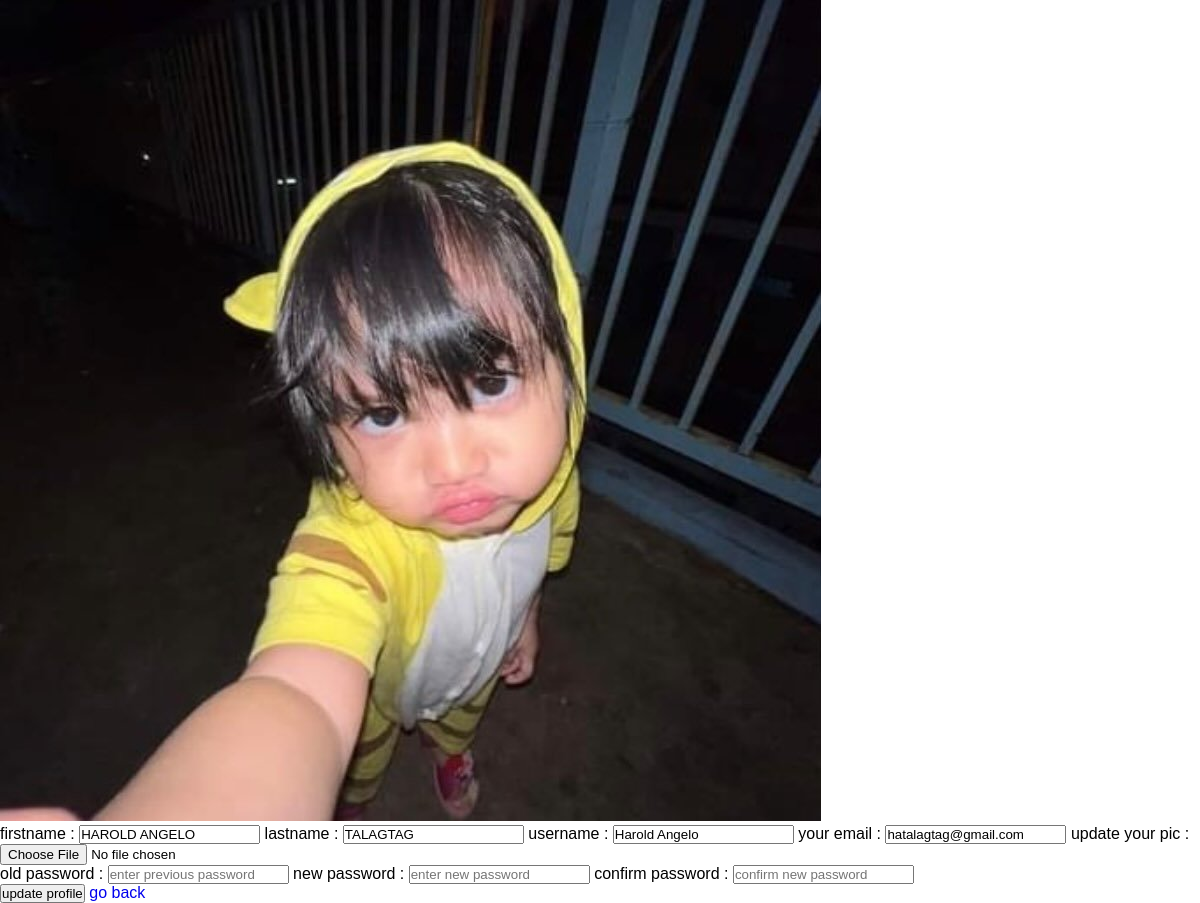
The app's page /Homepage/updateprofile.php (signed in) with its own data.
### tables this page shows
CREATE TABLE `usertable` (
  `userid` int(11) NOT NULL,
  `firstname` varchar(60) NOT NULL,
  `lastname` varchar(60) NOT NULL,
  `user_email` varchar(60) NOT NULL,
  `username` varchar(60) NOT NULL,
  `phonenumber` varchar(60) NOT NULL,
  `token_verified` varchar(100) NOT NULL,
  `status_verified` tinyint(2) NOT NULL DEFAULT 0 COMMENT '0- not verified 1-verified',
  `password` varchar(60) NOT NULL,
  `image` longblob NOT NULL,
  `usertype` varchar(6) NOT NULL,
  `datecreated` timestamp NOT NULL DEFAULT current_timestamp(),
  `is_notified` int(11) DEFAULT 0 COMMENT '0 - not notified\r\n1 - notified',
  `code` mediumint(50) NOT NULL,
  `status` text NOT NULL
);

### Homepage/updateprofile.php (the view, shortened to what this page needs)
<?php
include 'config.php';
$user_id = $_SESSION['user_id'];
?>
<!DOCTYPE html>
<html lang="en">
<head>
   <link rel="stylesheet" href="../assets/css/style.css">
</head>
<body>
<div class="update-profile">
   <?php
      $select = mysqli_query($conn, "SELECT * FROM `usertable` WHERE userid = '$user_id'") or die('query failed');
      if(mysqli_num_rows($select) > 0){
         $fetch = mysqli_fetch_assoc($select);
      }
   ?>
   <form action="" method="post" enctype="multipart/form-data">
      <?php
         if($fetch['image'] == ''){
            echo '<img src="images/default-avatar.png">';
         }else{
            echo '<img src="uploaded_img/'.$fetch['image'].'">';
         }
      ?>
      <div class="flex">
         <div class="inputBox">
            <span>firstname :</span>
            <input type="text" name="update_firstname" value="<?php echo $fetch['firstname']; ?>" class="box">
            <span>lastname :</span>
            <input type="text" name="update_lastname" value="<?php echo $fetch['lastname']; ?>" class="box">
            <span>username :</span>
            <input type="text" name="update_username" value="<?php echo $fetch['username']; ?>" class="box">
            <span>your email :</span>
            <input type="email" name="update_email" value="<?php echo $fetch['user_email']; ?>" class="box">
            <span>update your pic :</span>
            <input type="file" name="update_image" accept="image/jpg, image/jpeg, image/png" class="box">
         </div>
         <div class="inputBox">
            <span>old password :</span>
            <input type="password" name="update_pass" placeholder="enter previous password" class="box">
            <span>new password :</span>
            <input type="password" name="new_pass" placeholder="enter new password" class="box">
            <span>confirm password :</span>
            <input type="password" name="confirm_pass" placeholder="confirm new password" class="box">
         </div>
      </div>
      <input type="submit" value="update profile" name="update_profile" class="btn">
      <a href="userpage.php" class="delete-btn">go back</a>
   </form>
</div>
</body>
</html>

### assets/css/style.css (style rules this page uses)
* { margin: 0; padding: 0; box-sizing: border-box; font-family: 'Poppins', sans-serif; transition: .2s linear; list-style: none; }
html, body { display: grid; height: 100%; background: linear-gradient(180deg, #5AB9EA 0%, #8860D0 57.03%); background-image: url(/assets/images/homepage.JPG); background-size: cover; background-repeat: no-repeat; background-position: center center; }
a { text-decoration: none; }

### records on screen
usertable: image (picture), update_firstname "HAROLD ANGELO", update_lastname "TALAGTAG", update_username "Harold Angelo", update_email "hatalagtag@gmail.com"
